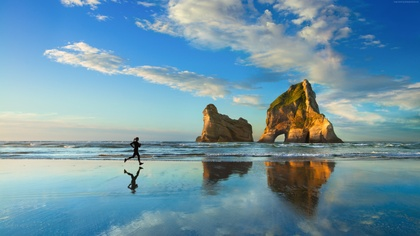
%> input picture image_2.jpg, 420 x 236 px, shrunk from 3840 x 2160 before the run
$ octave --eval "result = FTGreyCenter('image_2.jpg');"   (GNU Octave 9; MATLAB toolbox functions it lacks are replaced by stand-ins)
%> lines starting %> are read from the running program, lines starting %| are printed output that depends on the picture
function FTImage =  FTGreyCenter(imageFile)
%> called with imageFile = 'image_2.jpg'
rawImage = imread(imageFile);
%> rawImage is the input picture: size 236x420x3 uint8; mean R, G, B 111.1, 148.8, 165.9
if(ndims(rawImage)==3)
    grayImage = rgb2gray(rawImage);
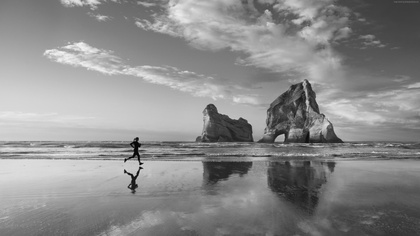
%> grayImage: size 236x420 uint8; min 1, max 245, mean 139.5
else
    grayImage = rawImage;
end

%pad the image with 0s , size 2N x 2N
nrow = size(grayImage, 1);
%> nrow = 236
ncol = size(grayImage, 2);
%> ncol = 420
paddedImage = zeros(nrow*2 , ncol*2);
for i=1:nrow
    for j=1:ncol
        paddedImage(i,j) = grayImage(i,j);
    end
end
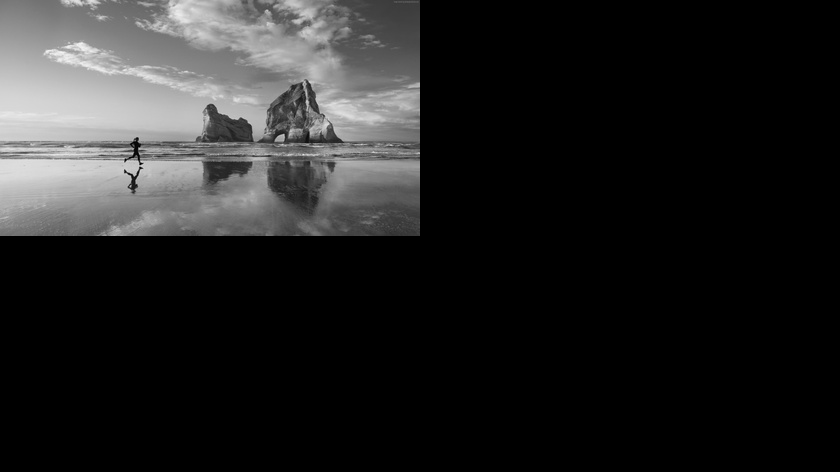
%> paddedImage: size 472x840 double; min 0, max 245, mean 34.9

%center FT
centerGrayImage = zeros(nrow*2,ncol*2);
for i=1:nrow
    for j = 1:ncol
        centerGrayImage(i,j) = paddedImage(i,j)*(-1)^(i+j);
    end
end
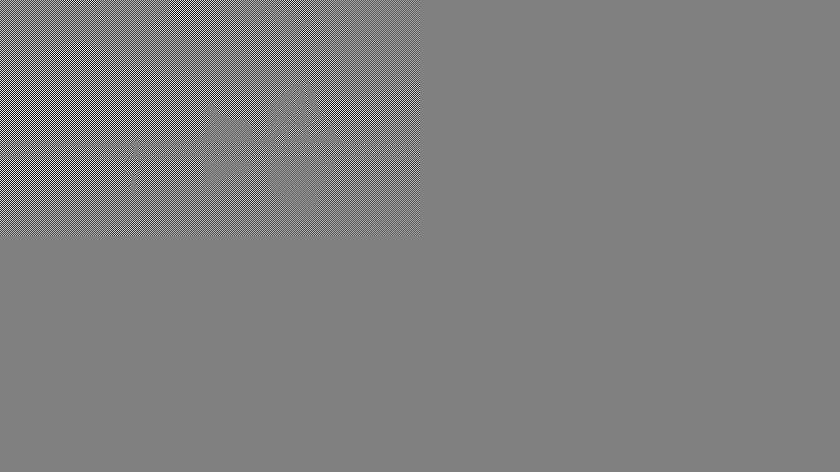
%> centerGrayImage: size 472x840 double; min -245, max 243, mean 0; drawn with min black and max white
%DFT
FTImage=fft2(centerGrayImage);
